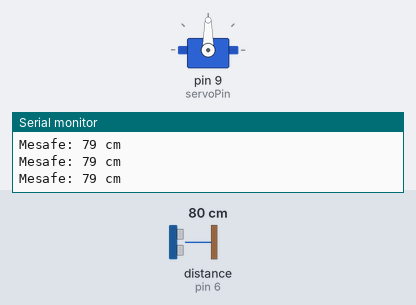
Bench run of a sketch on a simulated Arduino Uno, built with avr-gcc and run on an emulated ATmega328P. Shown: servo, the last lines printed to the serial monitor. Wiring (inferred from the names in the program): ultrasonic range finder: trigger pin 7; echo pin 6. Inputs (shaded band) come from the test bench; at power-on: distance to the obstacle (sensor on pin 6) 80 cm. The echo pulse lasts 58.3 µs per cm.

Above: at 1.2 s.
1.3 s: distance to the obstacle (sensor on pin 6) set to 2 cm
At 2.0 s:
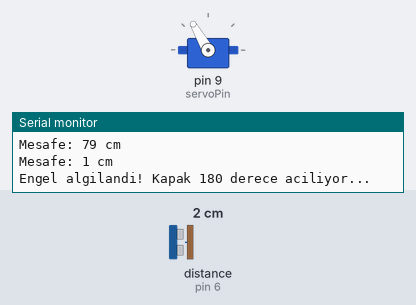
3.7 s: distance to the obstacle (sensor on pin 6) set to 35 cm
At 5.0 s:
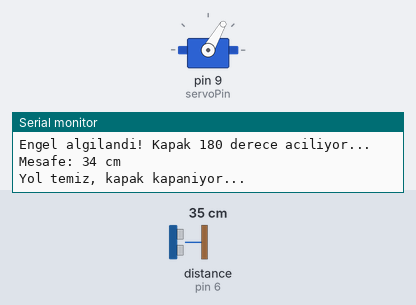
Timing chart, 0 to 6.7 s (numbered marks = the images above; inputs shaded):
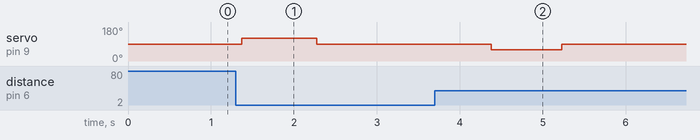

Measured:
- after the input at 1.3 s, servo on pin 9 (servoPin): 90° → 120° after 0.07 s, → 90° 0.90 s later
- after the input at 3.7 s, servo on pin 9 (servoPin): 90° → 60° after 0.68 s, → 90° 0.85 s later

The sketch:

havvanin_cop_kovasi.ino
```cpp
#include <Servo.h>

// Pin Tanımlamaları
const int trigPin = 7;
const int echoPin = 6;
const int servoPin = 9;

Servo motor;

// --- AYARLAR ---
int engelMesafesi = 20;   // Kaç cm'de kapak açılsın?

// 180 derece için yaklaşık süreler (Mekanizmana göre bu değerleri değiştir!)
int acilmaSuresi = 900;   // Kapak açılırken (yerçekimine karşı) gereken süre
int kapanmaSuresi = 850;  // Kapak kapanırken gereken süre (genelde daha kısa sürer)

bool kapakAcikMi = false;

void setup() {
  pinMode(trigPin, OUTPUT);
  pinMode(echoPin, INPUT);
  motor.attach(servoPin);

  motor.write(90); // Başlangıçta motoru durdur
  Serial.begin(9600);
  Serial.println("Sistem Hazir...");
}

void loop() {
  long sure, mesafe;

  // Mesafe ölçümü
  digitalWrite(trigPin, LOW);
  delayMicroseconds(5);
  digitalWrite(trigPin, HIGH);
  delayMicroseconds(10);
  digitalWrite(trigPin, LOW);

  sure = pulseIn(echoPin, HIGH, 30000);
  mesafe = (sure / 2) / 29.1;

  // Seri ekrandan izlemek için
  if (mesafe > 0) {
    Serial.print("Mesafe: ");
    Serial.print(mesafe);
    Serial.println(" cm");
  }

  // ENGEL ALGILANDIĞINDA (KAPAK AÇILIYOR)
  if (mesafe < engelMesafesi && mesafe > 0 && !kapakAcikMi) {
    Serial.println("Engel algilandi! Kapak 180 derece aciliyor...");
    motor.write(120);      // Biraz daha hızlı açılması için 120 (90'dan uzaklaştıkça hızlanır)
    delay(acilmaSuresi);   // 180 derece süresi
    motor.write(90);       // Dur
    kapakAcikMi = true;
    delay(2000);           // Kapak açıldıktan sonra 2 saniye beklesin
  }

  // ENGEL KALKTIĞINDA (KAPAK KAPANIYOR)
  else if ((mesafe >= engelMesafesi || mesafe == 0) && kapakAcikMi) {
    Serial.println("Yol temiz, kapak kapaniyor...");
    motor.write(60);       // Kapanma hızı
    delay(kapanmaSuresi);  // Kapanış süresi
    motor.write(90);       // Dur
    kapakAcikMi = false;
  }

  delay(100);
}
```
